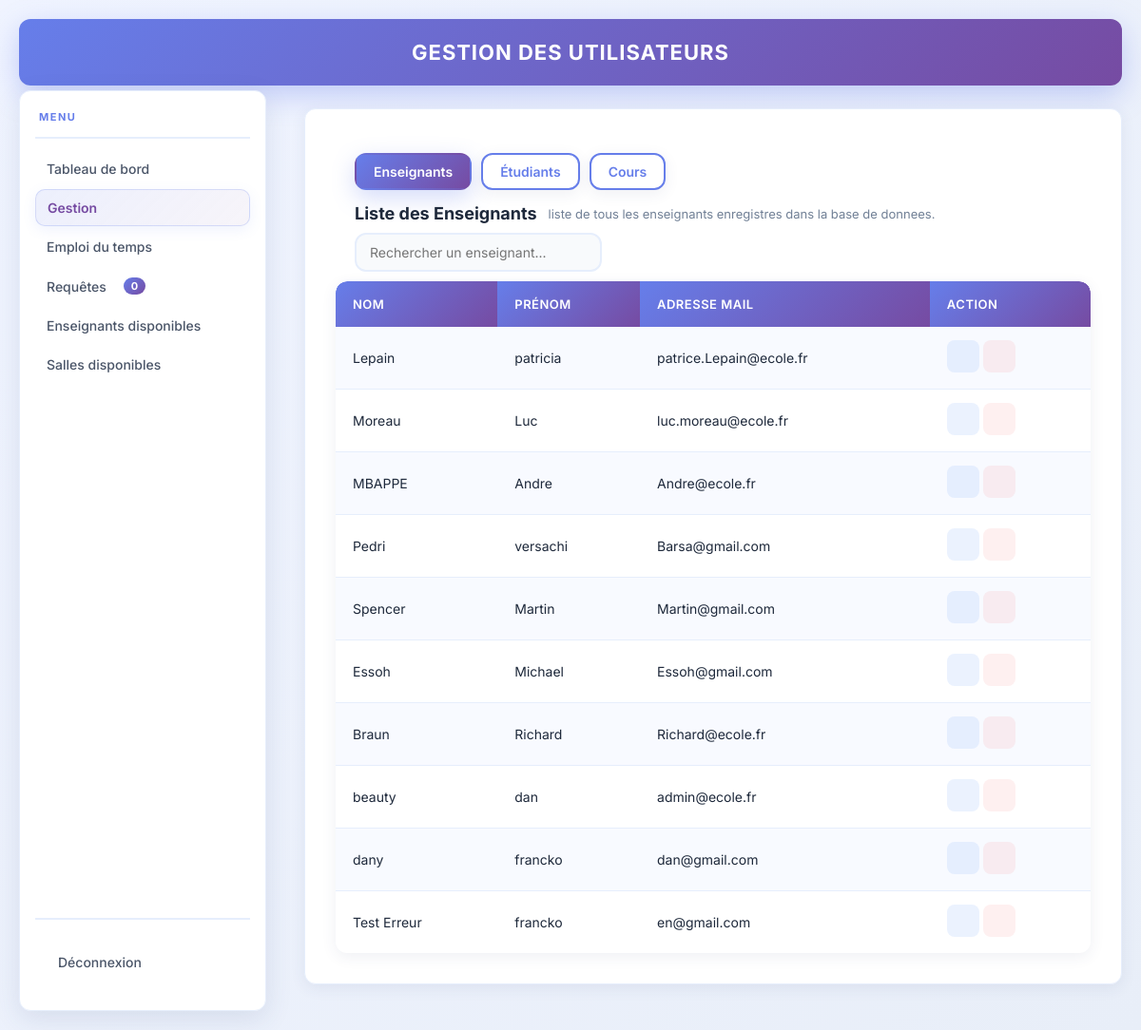
Page /ADMIN/Gestion.php on the committed database.
### tables this page shows
CREATE TABLE `PERSONNE` (
  `id_personne` int(11) NOT NULL,
  `nom` varchar(100) NOT NULL,
  `prenom` varchar(100) NOT NULL,
  `email` varchar(150) NOT NULL,
  `mot_de_passe` varchar(255) NOT NULL,
  `enseignant` tinyint(1) NOT NULL DEFAULT 1,
  `date_inscription` timestamp NULL DEFAULT current_timestamp(),
  `filiere` varchar(20) DEFAULT NULL
);

### ADMIN/Gestion.php (the view, shortened to what this page needs)
<?php
include_once "con_dbb.php";
?>
<!DOCTYPE html>
<html lang="fr">
<head>
    <link rel="stylesheet" href="../style/style2.css">
</head>
<body>
    <div class="Gtitre"><b>GESTION DES UTILISATEURS</b></div>
    <nav>
        <h5 class="menu"><?= svg_icon('menu', 14) ?> MENU</h5>
        <ul class="nav-list" id="navList">
            <li><a href="tableau.php" class="<?= (basename($_SERVER['PHP_SELF'])=='tableau.php') ? 'nav-active' : '' ?>"><?= svg_icon('dashboard', 20) ?>Tableau de bord</a></li>
            <li><a href="Gestion.php" class="<?= (basename($_SERVER['PHP_SELF'])=='Gestion.php') ? 'nav-active' : '' ?>"><?= svg_icon('gestion', 20) ?>Gestion</a></li>
            <li><a href="Emploi.php" class="<?= (basename($_SERVER['PHP_SELF'])=='Emploi.php') ? 'nav-active' : '' ?>"><?= svg_icon('emploi', 20) ?>Emploi du temps</a></li>
            <li><a href="Requetes.php" class="<?= (basename($_SERVER['PHP_SELF'])=='Requetes.php') ? 'nav-active' : '' ?>"><?= svg_icon('requetes', 20) ?>Requêtes
                <span class="badge"><?php echo mysqli_num_rows(mysqli_query($con, "SELECT * FROM REQUETE WHERE statut='en_attente'")); ?></span>
            </a></li>
            <li><a href="profdispo.php" class="<?= (basename($_SERVER['PHP_SELF'])=='profdispo.php') ? 'nav-active' : '' ?>"><?= svg_icon('profdispo', 20) ?>Enseignants disponibles</a></li>
            <li><a href="salles_dispo.php" class="<?= (basename($_SERVER['PHP_SELF'])=='salles_dispo.php') ? 'nav-active' : '' ?>"><?= svg_icon('salles', 20) ?>Salles disponibles</a></li>
        </ul>
        <ul class="nav-footer" id="navFooter">
            <li><a href="../logout.php"><?= svg_icon('logout', 20) ?>Déconnexion</a></li>
        </ul>
    </nav>
    <section>
        <div class="manage-tabs">
            <button class="tab-btn active" data-tab="teachers">Enseignants</button>
            <button class="tab-btn" data-tab="students">Étudiants</button>
            <button class="tab-btn" data-tab="courses">Cours</button>
        </div>
        <div class="tab-content active" id="teachers">
            <div class="user-list">
                <div class="user-card">
                    <div class="liste">
                        <h1>Liste des Enseignants</h1>
                        <p>liste de tous les enseignants enregistres dans la base de donnees.</p>
                        <?php
                        $stm=mysqli_query($con," SELECT * FROM PERSONNE WHERE enseignant=1");
                        $prof=$stm->fetch_all(MYSQLI_ASSOC);
                        ?>
                    </div>
                    <div class="rech">
                        <input type="text" class="search" placeholder="Rechercher un enseignant...">
                    </div>
                    <div class="table-wrapper">
                    <table>
                        <tr>
                            <th>Nom</th>
                            <th>Prénom</th>
                            <th>Adresse mail</th>
                            <th>Action</th>
                        </tr>
                        <?php foreach($prof as $p): ?>
                        <tr>
                            <td><?=htmlspecialchars($p['nom'])?></td>
                            <td><?=htmlspecialchars($p['prenom'])?></td>
                            <td><?=htmlspecialchars($p['email'])?></td>
                            <td>
                                <a href="../edit/modif.php?id=<?= $p['id_personne'] ?>" class="action-btn edit" title="Modifier"><?= svg_icon('edit', 18) ?></a>
                                <a href="../edit/delete.php?id=<?= $p['id_personne'] ?>" class="action-btn del" title="Supprimer" onclick="return confirm('Êtes-vous sûr de vouloir supprimer cet enseignant ?')"><?= svg_icon('delete', 18) ?></a>
                            </td>
                        </tr>
                        <?php endforeach; ?>
                    </table>
                    </div>
                </div>
            </div>
        </div>
    </section>
</body>
</html>

### rows in the picture
personne: nom "Lepain", prenom "patricia", email "patrice.Lepain@ecole.fr"
personne: nom "Moreau", prenom "Luc", email "luc.moreau@ecole.fr"
personne: nom "MBAPPE", prenom "Andre", email "Andre@ecole.fr"
personne: nom "Pedri", prenom "versachi", email "Barsa@gmail.com"
personne: nom "Spencer", prenom "Martin", email "Martin@gmail.com"
personne: nom "Essoh", prenom "Michael", email "Essoh@gmail.com"
personne: nom "Braun", prenom "Richard", email "Richard@ecole.fr"
personne: nom "beauty", prenom "dan", email "admin@ecole.fr"
personne: nom "dany", prenom "francko", email "dan@gmail.com"
personne: nom "Test Erreur", prenom "francko", email "en@gmail.com"
